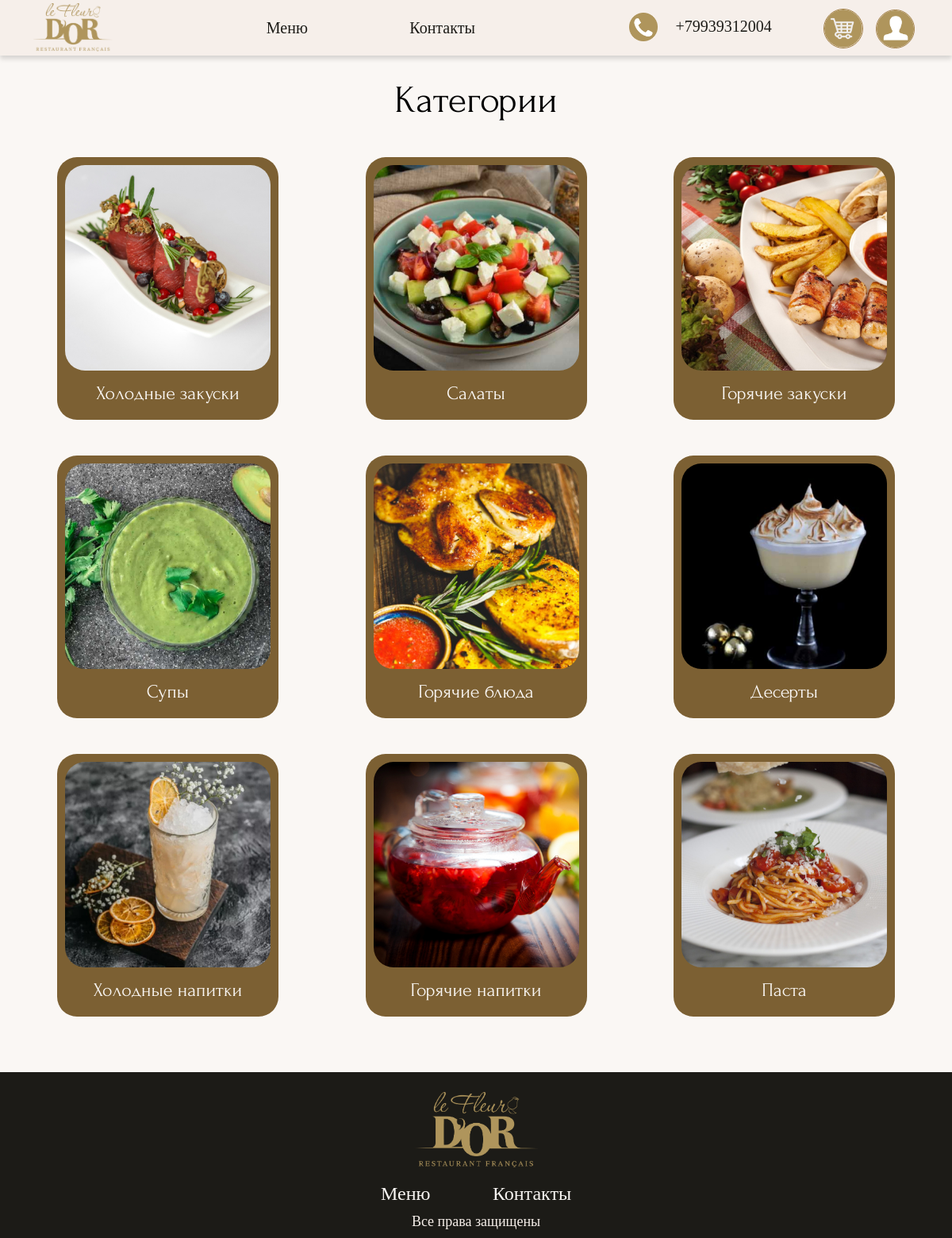
Page /menu.php on the committed database.
### tables this page shows
CREATE TABLE `kategory` (
  `id_kategory` int(11) NOT NULL,
  `name_kategory` varchar(255) NOT NULL,
  `photo_kategory` varchar(512) NOT NULL,
  `link_kategory` varchar(255) NOT NULL
);

### menu.php (the view, shortened to what this page needs)
<?php include 'template/head.php'; ?>
<?php include 'template/nav.php'; ?>
    <main>
        <div class="menu">
            <div class="container">
                <div class="title">
                    <h2>Категории</h2>
                </div>
                <div class="menu__items">
                <?php
                include ("connect.php");
                $sql = mysqli_query($connection1, "SELECT * FROM kategory");
                while ($result = mysqli_fetch_array($sql)) {
                    echo "<div class='menu__item'>
                    <a href={$result['link_kategory']}><div class='menu__item-photo'>
                    <img src={$result['photo_kategory']} alt=''>
                </div>
                <div class='menu__item-info'>
                    <h3>{$result['name_kategory']}</h3>
                </div></a>
                </div>";
                }
                ?>
                </div>
            </div>
        </div>
    </main>
<?php include 'template/footer.php'; ?>

### css/styles.css (style rules this page uses)
h1,h2,h3,h4,h5,h6,p,div,body,ul,li,ol { padding: 0; margin: 0; }
body,* { box-sizing: border-box; font-family: Forum; }
body { background-color: #FAF7F4; }
.container { width: 1300px; margin: 0 auto; }
.title h2 { color: #000; font-family: Forum; font-size: 48px; font-style: normal; font-weight: 400; line-height: normal; text-align: center; }
.menu { padding-top: 100px; padding-bottom: 70px; }
.menu__items { display: flex; flex-wrap: wrap; justify-content: space-between; }
.menu__item { width: 25%; background-color: #7C6033; padding: 10px; border-radius: 25px; margin-right: 30px; margin-left: 30px; margin-top: 45px; }
.menu__item a { text-decoration: none; position: relative; cursor: pointer; }
.menu__item-photo img { width: 100%; border-radius: 25px; }
.menu__item-info h3 { color: #FAF7F4; text-align: center; font-family: Forum; font-size: 24px; font-style: normal; font-weight: 400; line-height: normal; margin-top: 15px; margin-bottom: 10px; }

### rows in the picture
kategory: photo_kategory (picture), name_kategory "Холодные закуски"
kategory: photo_kategory (picture), name_kategory "Салаты"
kategory: photo_kategory (picture), name_kategory "Горячие закуски"
kategory: photo_kategory (picture), name_kategory "Супы"
kategory: photo_kategory (picture), name_kategory "Горячие блюда"
kategory: photo_kategory (picture), name_kategory "Десерты"
kategory: photo_kategory (picture), name_kategory "Холодные напитки"
kategory: photo_kategory (picture), name_kategory "Горячие напитки"
kategory: photo_kategory (picture), name_kategory "Паста"
